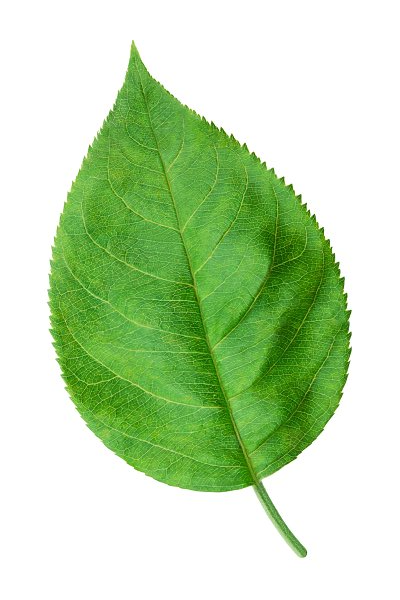
#> input picture HW12/images/apple/1.jpg, 400 x 600 px; its folder holds only this picture in this run
$ jupyter execute --allow-errors HW12.ipynb   (shell and % lines are left out)   (older library calls are emulated)
#> lines starting #> are read from the running program, lines starting #| are printed output that depends on the picture; after the words box and inside, x2 and y2 are one past the last pixel; in counts of white or black regions, pixels touching at a corner belong together
#> further down, image is the input picture: shape (600, 400, 3); mean B, G, R 176.3, 219, 191.3
# HomeWork 12

**DeadLine : 23:59 27 Azar 1399**

**Total points : 100pts**

Import some prerequisites:

[cell 1]
import cv2
import numpy as np
import matplotlib.pyplot as plt
from sklearn.svm import LinearSVC
from skimage.feature import local_binary_pattern
from skimage.feature import hog
import pandas as pd
import seaborn as sn
import os
import time

Run this cell for plotting.

[cell 2]
# [32 lines left out: function plotter, not called in this run]

Run this cell for plotting evaluation.

[cell 3]
from sklearn.metrics import accuracy_score,confusion_matrix
# [21 lines left out: function evaluation, not called in this run]

# PART 3

Here is for your helper functions(optional)

[cell 4]
# [22 lines left out: function extract_shape_desc, not called in this run]

Classify images with HOG.

[cell 5]
# [29 lines left out: function classify_hog, not called in this run]

Classify images using shape descriptors.

[cell 6]
# [26 lines left out: function classify_shape_desc, not called in this run]

Implement LBP here:

[cell 7]
# [27 lines left out: function LBP, not called in this run]

Classify images using your LBP.

[cell 8]
# [22 lines left out: function classify_your_lbp, not called in this run]

Classify images using Scikit-Image LBP.

[cell 9]
# [24 lines left out: function classify_skimage_lbp, not called in this run]

Test your implementation (don't change this cell).

#> (a cell that did not finish here is left out)

#> (a cell that did not finish here is left out)

#> (a cell that did not finish here is left out)

#> (a cell that did not finish here is left out)

#> (a cell that did not finish here is left out)

#> (a cell that did not finish here is left out)

# PART 4

#### Use shape and geometrical features to classify two kinds of leaves.

Here is for your helper functions(optional)

Implement your code here.

[cell 16]
def classify_leaf(image):
    '''
    Classifies the input image to only two classes of leaves.

    Parameters:
        image (numpy.ndarray): The input image.

    Returns:
        int: The class of the image. 1 == apple, 0 == linden
    '''
    # apple = 0
    # linden = 1
    leaf_type = 0

    #Write your code here
    gray = cv2.cvtColor(image,cv2.COLOR_RGB2GRAY)
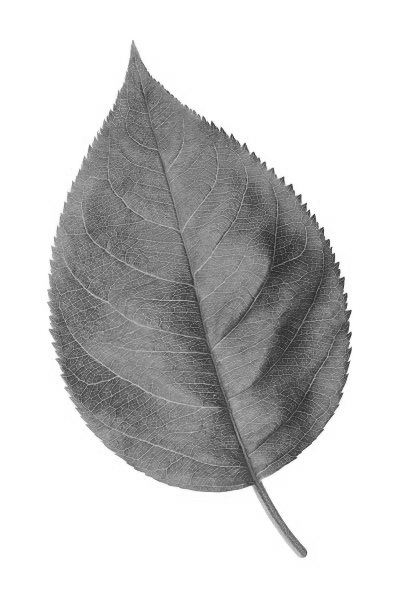
#> gray: shape (600, 400); min 36, max 255, mean 203.1
    ret,thresh = cv2.threshold(gray,220,255,cv2.THRESH_BINARY_INV)
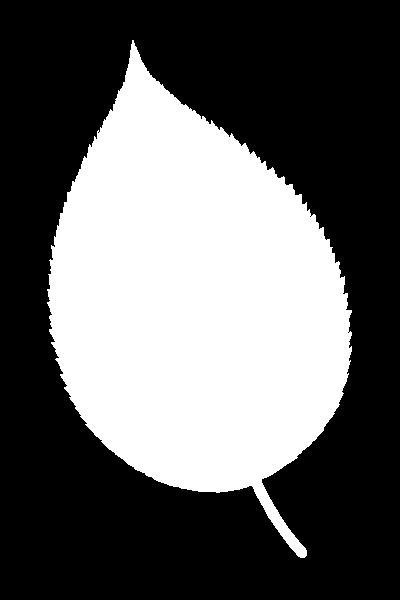
#> thresh: shape (600, 400); 38.5% white; 1 white region
    contours,hierarchy = cv2.findContours(thresh,cv2.RETR_TREE, cv2.CHAIN_APPROX_SIMPLE)
#> contours = 4 contours, 3 with area under 20; largest, box (x1, y1, x2, y2) and area: (47, 40, 352, 558) 91628

    contour_sizes = [(cv2.contourArea(contour), contour) for contour in contours]
#> contour_sizes = 4 items
    biggest_contour = max(contour_sizes, key=lambda x: x[0])[1]
#> biggest_contour = contour of 821 points, box (x1, y1, x2, y2) (47, 40, 352, 558), area 91628
    cnt = biggest_contour
#> cnt has the same summary as biggest_contour

    area = cv2.contourArea(cnt)
#> area = 91627.5
    hull = cv2.convexHull(cnt)
#> hull = contour of 36 points, box (x1, y1, x2, y2) (47, 40, 352, 558), area 102087
    hull_area = cv2.contourArea(hull)
#> hull_area = 102087
    solidity = float(area)/(hull_area)
#> solidity = 0.898

    x,y,w,h = cv2.boundingRect(cnt)
#> x = 47; y = 40; w = 305; h = 518
    aspect_ratio = float(w)/h
#> aspect_ratio = 0.589

    area = cv2.contourArea(cnt)
    x,y,w,h = cv2.boundingRect(cnt)
    rect_area = w*h
#> rect_area = 157990
    extent = float(area)/rect_area
#> extent = 0.58

    cv2.drawContours(image, [hull], -1, (0,255,0), 3)
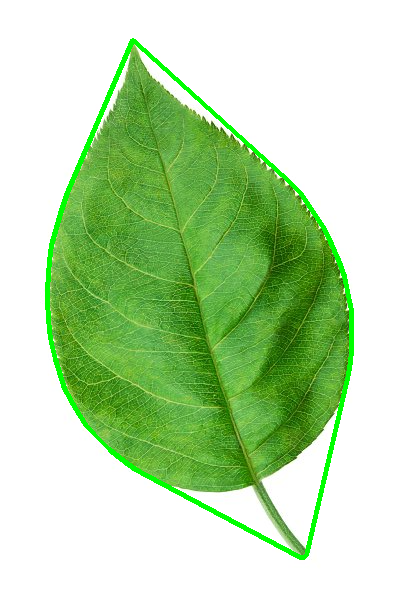
#> image: shape (600, 400, 3); 2.55% of pixels changed, all inside (x1, y1, x2, y2) = (45, 38, 354, 560)
#> `leaf_type = classify_leaf(image)`: leaf_type = 1

    if solidity <= 0.875:
        if aspect_ratio >= 0.75:
            return 0
        else:
            if extent <= 0.6:
                return 0
            else:
                return 1
    else:
        if aspect_ratio <= 0.75:
            return 1
        else:
            if extent <= 0.6:
                return 1
            else:
                return 0

    return leaf_type

Test your implementation (don't change this cell).

[cell 17]
image_list = []
error = 0
#> (the rest of this cell did not finish here and is left out)
